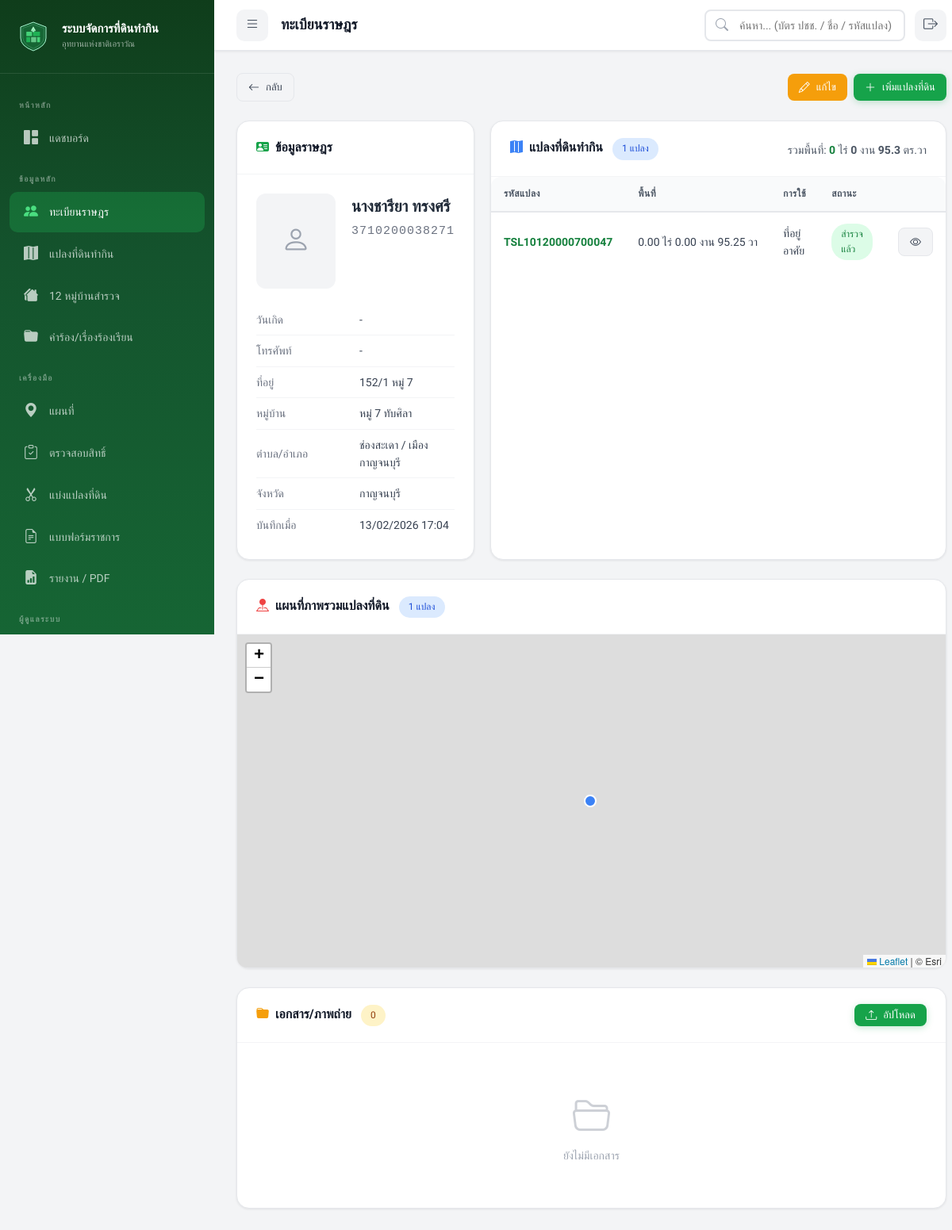
Screenshot of /index.php?page=villagers&action=view&id=828 (signed in) with the database file from the repository.
### tables this page shows
CREATE TABLE `villagers` (
  `villager_id` int(11) NOT NULL AUTO_INCREMENT,
  `id_card_number` varchar(13) NOT NULL,
  `prefix` varchar(20) DEFAULT NULL,
  `first_name` varchar(100) NOT NULL,
  `last_name` varchar(100) NOT NULL,
  `birth_date` date DEFAULT NULL,
  `phone` varchar(15) DEFAULT NULL,
  `address` text DEFAULT NULL,
  `village_no` varchar(10) DEFAULT NULL,
  `village_name` varchar(100) DEFAULT NULL,
  `sub_district` varchar(100) DEFAULT NULL,
  `district` varchar(100) DEFAULT NULL,
  `province` varchar(100) DEFAULT NULL,
  `photo_path` varchar(500) DEFAULT NULL,
  `notes` text DEFAULT NULL,
  `qualification_status` enum('pending','passed','failed') DEFAULT 'pending',
  `qual_thai_nationality` tinyint(1) DEFAULT 1,
  `qual_continuous_residence` tinyint(1) DEFAULT 1,
  `qual_no_other_land` tinyint(1) DEFAULT 1,
  `qual_no_court_order` tinyint(1) DEFAULT 1,
  `qual_no_forest_crime` tinyint(1) DEFAULT 1,
  `qual_no_revoked_rights` tinyint(1) DEFAULT 1,
  `qualification_date` date DEFAULT NULL,
  `qualification_notes` text DEFAULT NULL,
  `created_by` int(11) DEFAULT NULL,
  `created_at` datetime DEFAULT current_timestamp(),
  `updated_at` datetime DEFAULT current_timestamp() ON UPDATE current_timestamp(),
  `verification_status` enum('pending','verified') DEFAULT 'pending',
  `verified_at` datetime DEFAULT NULL,
  `verified_by` int(11) DEFAULT NULL,
  PRIMARY KEY (`villager_id`),
  UNIQUE KEY `id_card_number` (`id_card_number`),
  KEY `created_by` (`created_by`),
  KEY `idx_id_card` (`id_card_number`),
  KEY `idx_name` (`first_name`,`last_name`),
  KEY `idx_village` (`village_name`),
  CONSTRAINT `villagers_ibfk_1` FOREIGN KEY (`created_by`) REFERENCES `users` (`user_id`) ON DELETE SET NULL
);

CREATE TABLE `land_plots` (
  `plot_id` int(11) NOT NULL AUTO_INCREMENT,
  `parent_plot_id` int(11) DEFAULT NULL,
  `allocation_type` varchar(20) DEFAULT NULL,
  `plot_code` varchar(50) NOT NULL,
  `villager_id` int(11) NOT NULL,
  `park_name` varchar(100) DEFAULT NULL,
  `zone` varchar(50) DEFAULT NULL,
  `area_rai` decimal(10,2) DEFAULT 0.00,
  `area_ngan` decimal(10,2) DEFAULT 0.00,
  `area_sqwa` decimal(10,2) DEFAULT 0.00,
  `land_use_type` enum('agriculture','residential','garden','livestock','mixed','other') DEFAULT 'agriculture',
  `crop_type` varchar(200) DEFAULT NULL,
  `latitude` decimal(10,7) DEFAULT NULL,
  `longitude` decimal(10,7) DEFAULT NULL,
  `polygon_coords` longtext DEFAULT NULL CHECK (json_valid(`polygon_coords`)),
  `occupation_since` year(4) DEFAULT NULL,
  `has_document` tinyint(1) DEFAULT 0,
  `document_type` varchar(50) DEFAULT NULL,
  `status` enum('surveyed','pending_review','temporary_permit','must_relocate','disputed') DEFAULT 'pending_review',
  `survey_date` date DEFAULT NULL,
  `surveyed_by` int(11) DEFAULT NULL,
  `plot_image_path` varchar(500) DEFAULT NULL,
  `notes` text DEFAULT NULL,
  `remark_risk` enum('not_risky','risky','risky_case','not_risky_case') DEFAULT 'not_risky',
  `watershed_class` varchar(20) DEFAULT NULL,
  `created_at` datetime DEFAULT current_timestamp(),
  `updated_at` datetime DEFAULT current_timestamp() ON UPDATE current_timestamp(),
  `code_dnp` varchar(10) DEFAULT NULL COMMENT 'รหัสป่าอนุรักษ์',
  `apar_code` varchar(20) DEFAULT NULL COMMENT 'รหัสแปลงที่บริหารแล้ว',
  `apar_no` varchar(10) DEFAULT NULL COMMENT 'หมายเลขเขตโครงการฯ',
  `num_apar` varchar(20) DEFAULT NULL COMMENT 'ที่ดินเลขที่',
  `spar_code` varchar(20) DEFAULT NULL COMMENT 'รหัสที่ดินสำรวจ',
  `ban_e` varchar(10) DEFAULT NULL COMMENT 'ชื่อย่อหมู่บ้านภาษาอังกฤษ (3 ตัวอักษร)',
  `perimeter` decimal(10,3) DEFAULT NULL COMMENT 'ระยะรอบแปลง (เมตร)',
  `ban_type` tinyint(4) DEFAULT NULL COMMENT 'ลักษณะหมู่บ้าน (1=ในเขต, 2=นอกเขตทำกินใน, 3=คาบเกี่ยว)',
  `num_spar` varchar(50) DEFAULT NULL COMMENT 'เลขที่แปลงสำรวจ',
  `spar_no` varchar(10) DEFAULT NULL COMMENT 'ลำดับสำรวจ',
  `par_ban` varchar(50) DEFAULT NULL COMMENT 'ชื่อบ้าน (ที่ตั้งแปลง)',
  `par_moo` varchar(5) DEFAULT NULL COMMENT 'หม่ (แปลง)',
  `par_tam` varchar(50) DEFAULT NULL COMMENT 'ตำบล (แปลง)',
  `par_amp` varchar(50) DEFAULT NULL COMMENT 'อำเภอ (แปลง)',
  `par_prov` varchar(50) DEFAULT NULL COMMENT 'จังหวัด (แปลง)',
  `ptype` varchar(100) DEFAULT NULL COMMENT 'ประเภทที่ดิน',
  `target_fid` int(11) DEFAULT NULL COMMENT 'TARGET_FID อ้างอิง Shapefile',
  `data_issues` text DEFAULT NULL COMMENT 'ปัหาข้อมลที่พบจากการตรวจสอบ',
  PRIMARY KEY (`plot_id`),
  UNIQUE KEY `plot_code` (`plot_code`),
  KEY `surveyed_by` (`surveyed_by`),
  KEY `idx_plot_code` (`plot_code`),
  KEY `idx_villager` (`villager_id`),
  KEY `idx_status` (`status`),
  KEY `idx_coords` (`latitude`,`longitude`),
  KEY `idx_park` (`park_name`),
  KEY `idx_zone` (`zone`),
  KEY `idx_parent_plot` (`parent_plot_id`),
  CONSTRAINT `land_plots_ibfk_1` FOREIGN KEY (`villager_id`) REFERENCES `villagers` (`villager_id`) ON DELETE CASCADE,
  CONSTRAINT `land_plots_ibfk_2` FOREIGN KEY (`surveyed_by`) REFERENCES `users` (`user_id`) ON DELETE SET NULL
);

### models/Villager.php (called while the page is built, shortened)
<?php
class Villager
{
    public static function find(int $id): ?array
    {
        $db = getDB();
        $stmt = $db->prepare("SELECT * FROM villagers WHERE villager_id = :id");
        $stmt->execute(['id' => $id]);
        $result = $stmt->fetch();
        return $result ?: null;
    }
}

### models/Plot.php (called while the page is built, shortened)
<?php
class Plot
{
    public static function getByVillager(int $villagerId): array
    {
        $db = getDB();
        $stmt = $db->prepare("SELECT * FROM land_plots WHERE villager_id = :vid ORDER BY plot_code");
        $stmt->execute(['vid' => $villagerId]);
        return $stmt->fetchAll();
    }
}

### models/Document.php (called while the page is built, shortened)
<?php
class Document
{
    public static function getByRelated(string $type, int $id): array
    {
        $db = getDB();
        $stmt = $db->prepare("SELECT d.*, u.full_name as uploader_name
                              FROM documents d
                              LEFT JOIN users u ON d.uploaded_by = u.user_id
                              WHERE d.related_type = :type AND d.related_id = :id
                              ORDER BY d.uploaded_at DESC");
        $stmt->execute(['type' => $type, 'id' => $id]);
        return $stmt->fetchAll();
    }
}

### views/villagers/detail.php (the view, shortened to what this page needs)
<?php
require_once __DIR__ . '/../../models/Villager.php';
require_once __DIR__ . '/../../models/Plot.php';
require_once __DIR__ . '/../../models/Document.php';
$id = (int) ($_GET['id'] ?? 0);
$villager = Villager::find($id);
$plots = Plot::getByVillager($id);
$documents = Document::getByRelated('villager', $id);
$v = $villager;
?>
<div class="d-flex justify-between align-center mb-3">
    <a href="index.php?page=villagers" class="btn btn-secondary btn-sm"><i class="bi bi-arrow-left"></i> กลับ</a>
    <div class="d-flex gap-1">
        <?php if ($_SESSION['role'] !== ROLE_VIEWER): ?>
            <a href="index.php?page=villagers&action=edit&id=<?= $id ?>" class="btn btn-warning btn-sm">
                <i class="bi bi-pencil"></i> แก้ไข
            </a>
            <a href="index.php?page=plots&action=create&villager_id=<?= $id ?>" class="btn btn-primary btn-sm">
                <i class="bi bi-plus-lg"></i> เพิ่มแปลงที่ดิน
            </a>
        <?php endif; ?>
    </div>
</div>
<div class="villager-detail-grid">
    <div class="card">
        <div class="card-header">
            <h3><i class="bi bi-person-vcard-fill" style="color:var(--primary-600); margin-right:8px;"></i>ข้อมูลราษฎร
            </h3>
        </div>
        <div class="card-body">
            <div style="display:flex; gap:20px; margin-bottom:20px;">
                <?php if ($v['photo_path']): ?>
                    <img src="<?= htmlspecialchars($v['photo_path']) ?>"
                        style="width:100px; height:120px; object-fit:cover; border-radius:12px; border:2px solid var(--gray-200);">
                <?php else: ?>
                    <div
                        style="width:100px; height:120px; border-radius:12px; background:var(--gray-100); display:flex; align-items:center; justify-content:center; color:var(--gray-400); font-size:36px;">
                        <i class="bi bi-person"></i>
                    </div>
                <?php endif; ?>
                <div>
                    <h2 style="font-size:20px; margin-bottom:4px;">
                        <?= htmlspecialchars(($v['prefix'] ?? '') . $v['first_name'] . ' ' . $v['last_name']) ?>
                    </h2>
                    <p style="font-family:monospace; color:var(--gray-500); letter-spacing:1px; font-size:15px;">
                        <?= htmlspecialchars($v['id_card_number']) ?>
                    </p>
                </div>
            </div>
            <table style="width:100%;">
                <tr>
                    <td style="padding:8px 0; color:var(--gray-500); width:130px;">วันเกิด</td>
                    <td style="padding:8px 0;">
                        <?= $v['birth_date'] ? date('d/m/', strtotime($v['birth_date'])) . (date('Y', strtotime($v['birth_date'])) + 543) : '-' ?>
                    </td>
                </tr>
                <tr>
                    <td style="padding:8px 0; color:var(--gray-500);">โทรศัพท์</td>
                    <td style="padding:8px 0;">
                        <?= htmlspecialchars($v['phone'] ?? '-') ?>
                    </td>
                </tr>
                <tr>
                    <td style="padding:8px 0; color:var(--gray-500);">ที่อยู่</td>
                    <td style="padding:8px 0;">
                        <?= htmlspecialchars($v['address'] ?? '-') ?>
                    </td>
                </tr>
                <tr>
                    <td style="padding:8px 0; color:var(--gray-500);">หมู่บ้าน</td>
                    <td style="padding:8px 0;">หมู่
                        <?= htmlspecialchars($v['village_no'] ?? '-') ?>
                        <?= htmlspecialchars($v['village_name'] ?? '') ?>
                    </td>
                </tr>
                <tr>
                    <td style="padding:8px 0; color:var(--gray-500);">ตำบล/อำเภอ</td>
                    <td style="padding:8px 0;">
                        <?= htmlspecialchars($v['sub_district'] ?? '-') ?> /
                        <?= htmlspecialchars($v['district'] ?? '-') ?>
                    </td>
                </tr>
                <tr>
                    <td style="padding:8px 0; color:var(--gray-500);">จังหวัด</td>
                    <td style="padding:8px 0;">
                        <?= htmlspecialchars($v['province'] ?? '-') ?>
                    </td>
                </tr>
                <tr>
                    <td style="padding:8px 0; color:var(--gray-500);">บันทึกเมื่อ</td>
                    <td style="padding:8px 0;">
                        <?= date('d/m/Y H:i', strtotime($v['created_at'])) ?>
                    </td>
                </tr>
            </table>
        </div>
    </div>
    <div class="card">
        <div class="card-header">
            <h3><i class="bi bi-map-fill" style="color:var(--info); margin-right:8px;"></i>แปลงที่ดินทำกิน
                <span class="badge badge-info" style="margin-left:8px;">
                    <?= count($plots) ?> แปลง
                </span>
            </h3>
            <?php
            $sumRai = 0; $sumNgan = 0; $sumSqWa = 0;
            foreach ($plots as $p) {
                $sumRai += $p['area_rai'];
                $sumNgan += $p['area_ngan'];
                $sumSqWa += $p['area_sqwa'];
            }
            $sumNgan += floor($sumSqWa / 100);
            $sumSqWa = fmod($sumSqWa, 100);
            $sumRai += floor($sumNgan / 4);
            $sumNgan = $sumNgan % 4;
            ?>
            <div style="font-size:14px; color:var(--gray-600); margin-top:4px;">
                รวมพื้นที่: <strong style="color:var(--primary-700);"><?= number_format($sumRai) ?></strong> ไร่
                <strong><?= $sumNgan ?></strong> งาน
                <strong><?= number_format($sumSqWa, 1) ?></strong> ตร.วา
            </div>
        </div>
        <div class="card-body" style="padding:0;">
            <?php if (empty($plots)): ?>
                <div class="empty-state" style="padding:40px;">
                    <i class="bi bi-map"></i>
                    <p>ยังไม่มีแปลงที่ดิน</p>
                </div>
            <?php else: ?>
                <div class="table-container">
                    <table>
                        <thead>
                            <tr>
                                <th>รหัสแปลง</th>
                                <th>พื้นที่</th>
                                <th>การใช้</th>
                                <th>สถานะ</th>
                                <th></th>
                            </tr>
                        </thead>
                        <tbody>
                            <?php foreach ($plots as $p): ?>
                                <tr>
                                    <td><strong style="color:var(--primary-700);">
                                            <?= htmlspecialchars($p['plot_code']) ?>
                                        </strong></td>
                                    <td style="white-space:nowrap;">
                                        <?= $p['area_rai'] ?> ไร่
                                        <?= $p['area_ngan'] ?> งาน
                                        <?= $p['area_sqwa'] ?> วา
                                    </td>
                                    <td>
                                        <?= LAND_USE_LABELS[$p['land_use_type']] ?? $p['land_use_type'] ?>
                                    </td>
                                    <td>
                                        <?php $sb = match ($p['status']) { 'surveyed' => 'badge-success', 'pending_review' => 'badge-warning', 'temporary_permit' => 'badge-info', 'must_relocate' => 'badge-danger', 'disputed' => 'badge-orange', default => 'badge-gray'}; ?>
                                        <span class="badge <?= $sb ?>">
                                            <?= PLOT_STATUS_LABELS[$p['status']] ?? $p['status'] ?>
                                        </span>
                                    </td>
                                    <td>
                                        <a href="index.php?page=plots&action=view&id=<?= $p['plot_id'] ?>"
                                            class="btn btn-secondary btn-sm"><i class="bi bi-eye"></i></a>
                                    </td>
                                </tr>
                            <?php endforeach; ?>
                        </tbody>
                    </table>
                </div>
            <?php endif; ?>
        </div>
    </div>
</div>
<?php
$plotsWithCoords = array_filter($plots, fn($p) => !empty($p['latitude']) && !empty($p['longitude']));
if (!empty($plotsWithCoords)):
?>
<div class="card mt-3">
    <div class="card-header">
        <h3><i class="bi bi-pin-map-fill" style="color:var(--danger); margin-right:8px;"></i>แผนที่ภาพรวมแปลงที่ดิน
            <span class="badge badge-info" style="margin-left:8px;"><?= count($plotsWithCoords) ?> แปลง</span>
        </h3>
    </div>
    <div class="card-body" style="padding:0;">
        <div id="villagerPlotsMap" style="height:420px; border-radius:0 0 12px 12px;"></div>
    </div>
</div>
<?php endif; ?>
<div class="card mt-3">
    <div class="card-header">
        <h3><i class="bi bi-folder-fill" style="color:var(--warning); margin-right:8px;"></i>เอกสาร/ภาพถ่าย
            <span class="badge badge-warning" style="margin-left:8px;">
                <?= count($documents) ?>
            </span>
        </h3>
        <?php if ($_SESSION['role'] !== ROLE_VIEWER): ?>
            <button class="btn btn-primary btn-sm" onclick="document.getElementById('uploadModal').classList.add('show')">
                <i class="bi bi-upload"></i> อัปโหลด
            </button>
        <?php endif; ?>
    </div>
    <div class="card-body">
        <?php if (empty($documents)): ?>
            <div class="empty-state" style="padding:30px;">
                <i class="bi bi-folder2-open"></i>
                <p>ยังไม่มีเอกสาร</p>
            </div>
        <?php endif; ?>
    </div>
</div>

### rows the page displays
villagers: prefix+first_name+last_name "นางชารียา ทรงศรี", id_card_number "3710200038271", phone "-", address "152/1 หมู่ 7", village_no "7", village_name "ทับศิลา", sub_district "ช่องสะเดา", district "เมืองกาญจนบุรี", province "กาญจนบุรี", created_at "13/02/2026 17:04"
land_plots: plot_code "TSL10120000700047", area_rai "0.00", area_ngan "0.00", area_sqwa "95.25", land_use_type "ที่อยู่อาศัย", status "สำรวจแล้ว", count($plotsWithCoords) "1"

### other values shown
APP_NAME "ระบบจัดการที่ดินทำกิน"
APP_SUBTITLE "อุทยานแห่งชาติเอราวัณ"
$pageTitle "ทะเบียนราษฎร"
count($plots) "1"
$sumRai "0"
$sumNgan "0"
$sumSqWa "95.3"
count($documents) "0"
